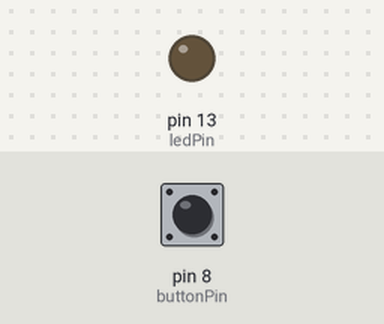
A sketch run on a simulated Arduino Uno, built with avr-gcc and run on an emulated ATmega328P. Shown: output pins drawn as LEDs (lit = HIGH). Inputs (shaded band) come from the test bench; at power-on: pin 8 (buttonPin) HIGH.

Above: at 1.2 s.
1.3 s: pin 8 (buttonPin) pulled LOW for 0.15 s
At 2.1 s:
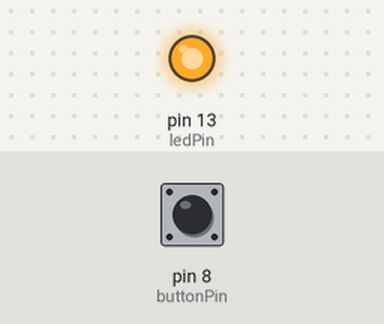
2.9 s: pin 8 (buttonPin) pulled LOW for 1 s
At 3.4 s:
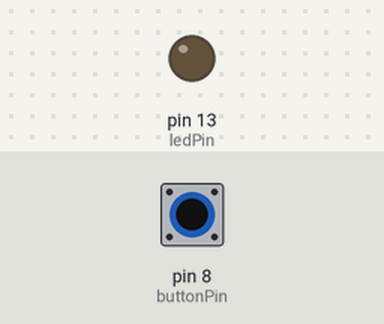
5.4 s: pin 8 (buttonPin) pulled LOW for 3.2 s
At 6.6 s:
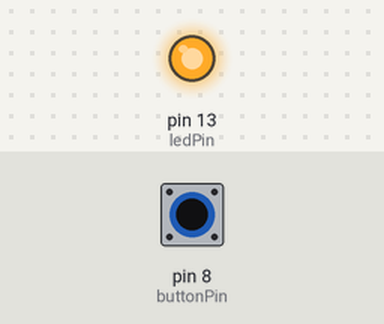
Timing chart, 0 to 8.4 s (numbered marks = the images above; inputs shaded):
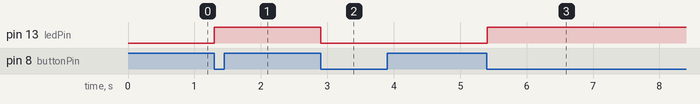

Measured:
- after the input at 1.3 s, pin 13 (ledPin): LOW → HIGH at once
- after the input at 2.9 s, pin 13 (ledPin): HIGH → LOW at once
- after the input at 5.4 s, pin 13 (ledPin): LOW → HIGH at once

The sketch:

EX2_2_1.ino
```cpp
// EX 2_2 Pin Change Interrupt
// 1) Arduino Programming Version

const int buttonPin = 8;   // D8 - PB0
const int ledPin = 13;     // D13 - PB5
volatile bool ledState = LOW;

void setup() {
  pinMode(ledPin, OUTPUT);
  pinMode(buttonPin, INPUT_PULLUP);  // pull-up
}

void loop() {
  static int lastState = HIGH;
  int currentState = digitalRead(buttonPin);

// detect HIGH → LOW transition
  if (lastState == HIGH && currentState == LOW) {
    ledState = !ledState;
    digitalWrite(ledPin, ledState);
  }

  lastState = currentState;
  delay(10);
}
```

EX2_1_2.ino
```cpp
// EX 2.1 External Interrupt (Button on INT0)
// 2) Bare-Metal Programming Version

#include <avr/io.h>
#include <avr/interrupt.h>

// ISR for INT0 interrupt
ISR(INT0_vect) {
  PORTB ^= (1 << PB5);
}

int main(void) {
  DDRB |= (1 << PB5);   // D13 - output
  DDRD &= ~(1 << PD2);  // D2 - input
  PORTD |= (1 << PD2);  // pull-up resistor

  EICRA |= (1 << ISC01);  // Falling edge
  EIMSK |= (1 << INT0);

  sei();  // enable global interrupt

  while (1) {
  }
}
```
